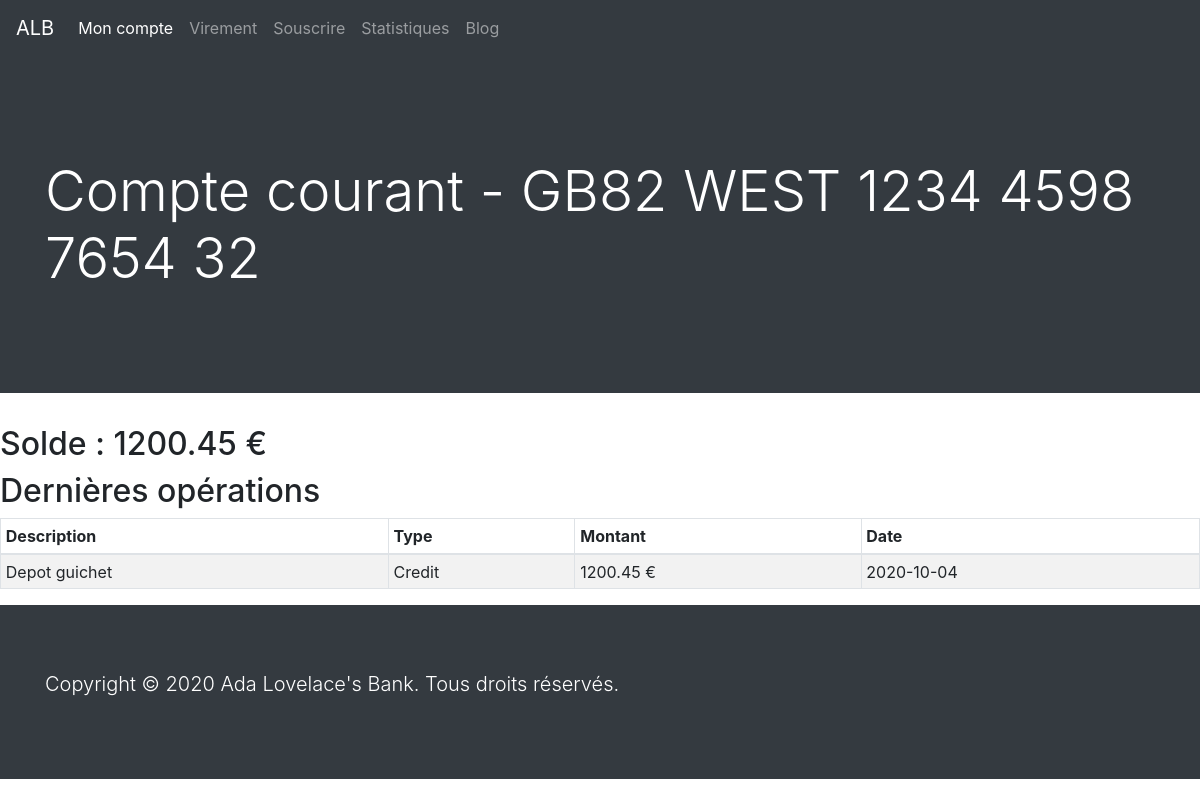
The page /account.php?account=1 (signed in) on the database as committed earlier.
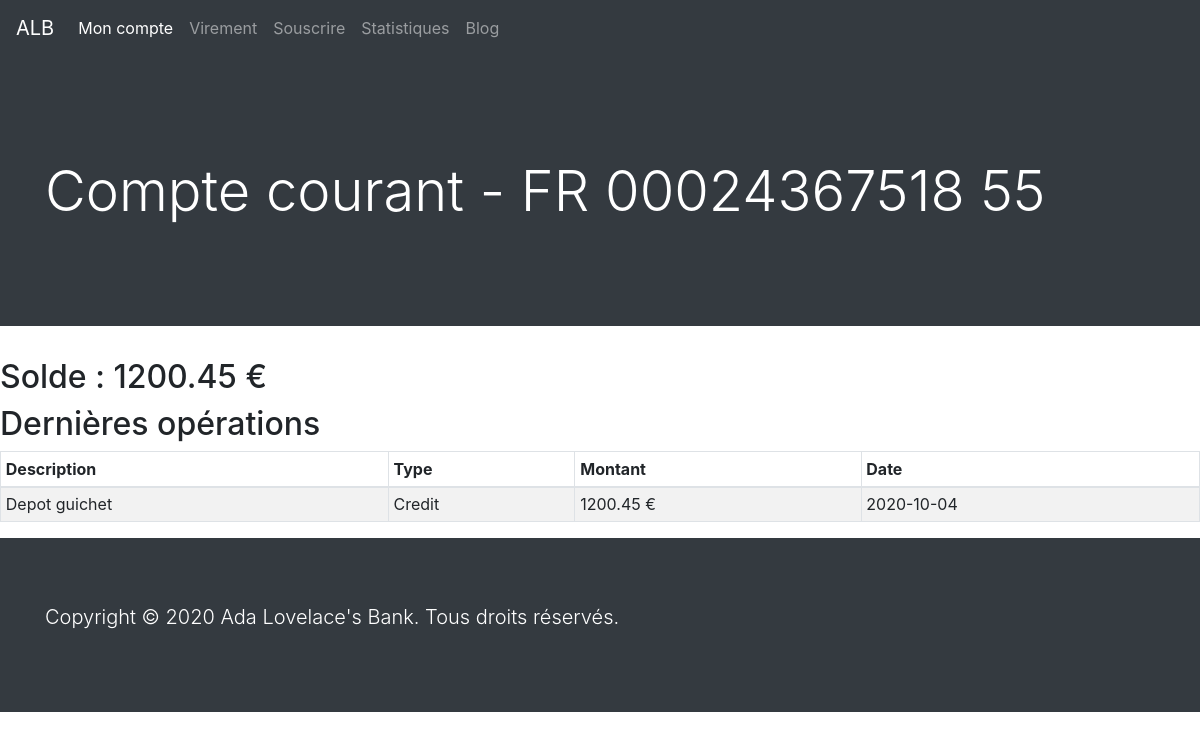
The same page on the database as committed later.
### tables this page shows
CREATE TABLE alb_accounts (
		a_id TINYINT UNSIGNED NOT NULL AUTO_INCREMENT UNIQUE,
		a_user_id INT UNSIGNED NOT NULL,
		a_number VARCHAR(35) NOT NULL,
		a_type VARCHAR(20) NOT NULL,
		a_balance DECIMAL(11,2) NOT NULL,
		a_creation_date DATE NOT NULL,
		PRIMARY KEY (a_id),
		CONSTRAINT fk_user_id
			FOREIGN KEY (a_user_id)
			REFERENCES alb_users(u_id)
	);

### page/database.php (called while the page is built, shortened)
<?php
function getAccount($db, $accountId) {
    $query = $db->prepare("SELECT * FROM alb_accounts WHERE a_id = :accountId");
    $query->execute(["accountId" => $accountId]);
    return $query->fetch(PDO::FETCH_ASSOC);
}
function getTransact($db, $accountId) {
    $query = $db->prepare("SELECT * FROM alb_transactions WHERE t_account_id = :accountId");
    $query->execute(["accountId" => $accountId]);
    return $query->fetchall(PDO::FETCH_ASSOC);
}

### account.php (the view, shortened to what this page needs)
<?php
  if(isset($_GET['account']) && !empty($_GET['account'])) {
    $accountId = htmlspecialchars($_GET['account']);
    require_once "page/database.php";
    $db = dbConnect();
    $account = getAccount($db, $accountId);
    $transact = getTransact($db, $accountId);
  }
  $title = $account['a_type'] . " - " . $account['a_number'];
  include "page/header.php";
?>
  <main class="table-responsive">
    <h2>Solde : <?= $account['a_balance'] ?> €</h2>
    <h2>Dernières opérations</h2>
    <table class="table table-striped table-bordered table-sm">
      <thead>
      <tr>
          <th class="th-sm">Description</th>
          <th class="th-sm">Type</th>
          <th class="th-sm">Montant</th>
          <th class="th-sm">Date</th>
        </tr>
      </thead>
      <tbody>
        <?php foreach ($transact as $key => $value) { ?>
          <tr>
            <td><?= $value['t_description'] ?></td>
            <td><?= $value['t_type'] ?></td>
            <td><?= $value['t_amount'] ?> €</td>
            <td><?= $value['t_date'] ?></td>
          </tr>
        <?php } ?>
      </tbody>
    </table>
  </main>
<?php
  include "page/footer.php";
?>

### page/header.php (shortened to what this page needs)
<!doctype html>
<html class="no-js" lang="fr">
<head>
  <link rel="stylesheet" href="https://stackpath.bootstrapcdn.com/bootstrap/4.5.2/css/bootstrap.min.css">
  <link rel="stylesheet" href="css/normalize.css">
  <link rel="stylesheet" href="css/main.css">
</head>
<body>
  <nav class="navbar navbar-expand-lg navbar-dark bg-dark">
    <a class="navbar-brand" href="#">ALB</a>
    <div class="collapse navbar-collapse" id="navbarNavAltMarkup">
      <div class="navbar-nav">
        <a class="nav-link active" href="index.php">Mon compte<span class="sr-only">(current)</span></a>
        <a class="nav-link" href="virements.php">Virement</a>
        <a class="nav-link" href="souscrire.php">Souscrire</a>
        <a class="nav-link" href="statistiques.php">Statistiques</a>
        <a class="nav-link" href="blog.php">Blog</a>
      </div>
    </div>
  </nav>
  <header class="jumbotron jumbotron-fluid text-white bg-dark">
    <div class="container">
      <h1 class="display-4"><?php echo $title ?></h1>
    </div>
  </header>

Rows that differ between the two databases and show on the page:
changed alb_accounts: title "Compte courant - GB82 WEST 1234 4598 7654 32" → "Compte courant - FR 00024367518 55"
